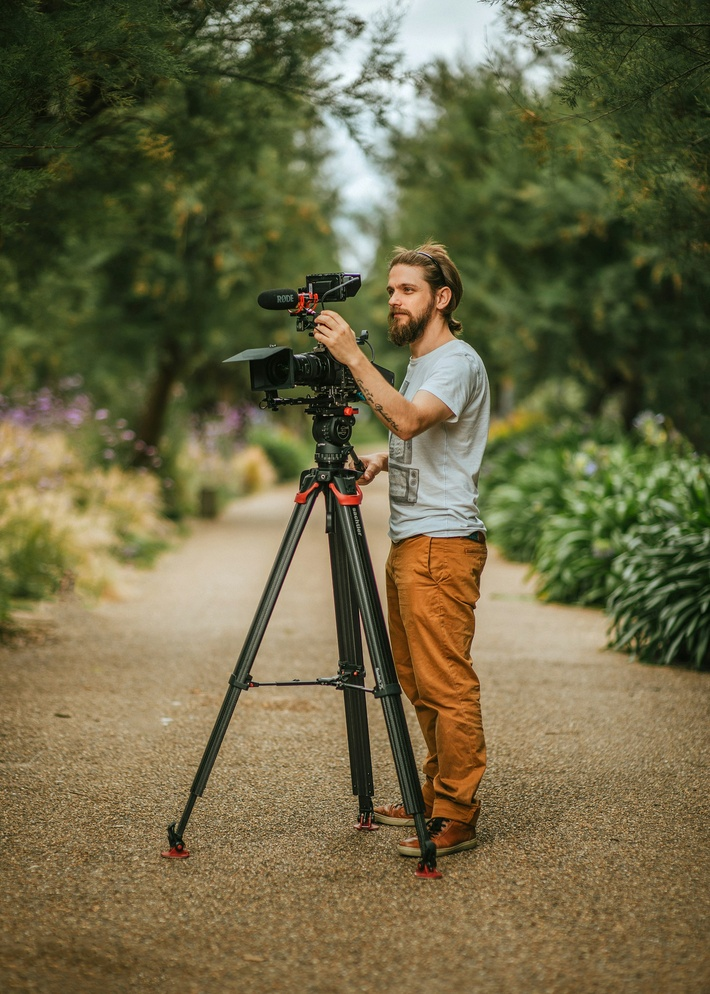
#> input picture zoltan-tasi-HYgAmBKC0hk-unsplash.jpg, 710 x 994 px, shrunk from 1935 x 2707 before the run, found by its file name
$ python Ch4_Ballan_List_4_5_1_1_Canny_homomorphic.py   (older library calls are emulated)
#> lines starting #> are read from the running program, lines starting #| are printed output that depends on the picture; after the words box and inside, x2 and y2 are one past the last pixel; in counts of white or black regions, pixels touching at a corner belong together

# Python 2/3 compatibility
from __future__ import print_function
import numpy as np
import cv2
import matplotlib.pyplot as plt
# Read the image
image_path = '/Users/meltemballan/Documents/Image_Processing/CH4_Ballan/zoltan-tasi-HYgAmBKC0hk-unsplash.jpg'
gray_image = cv2.imread(image_path, cv2.IMREAD_GRAYSCALE)
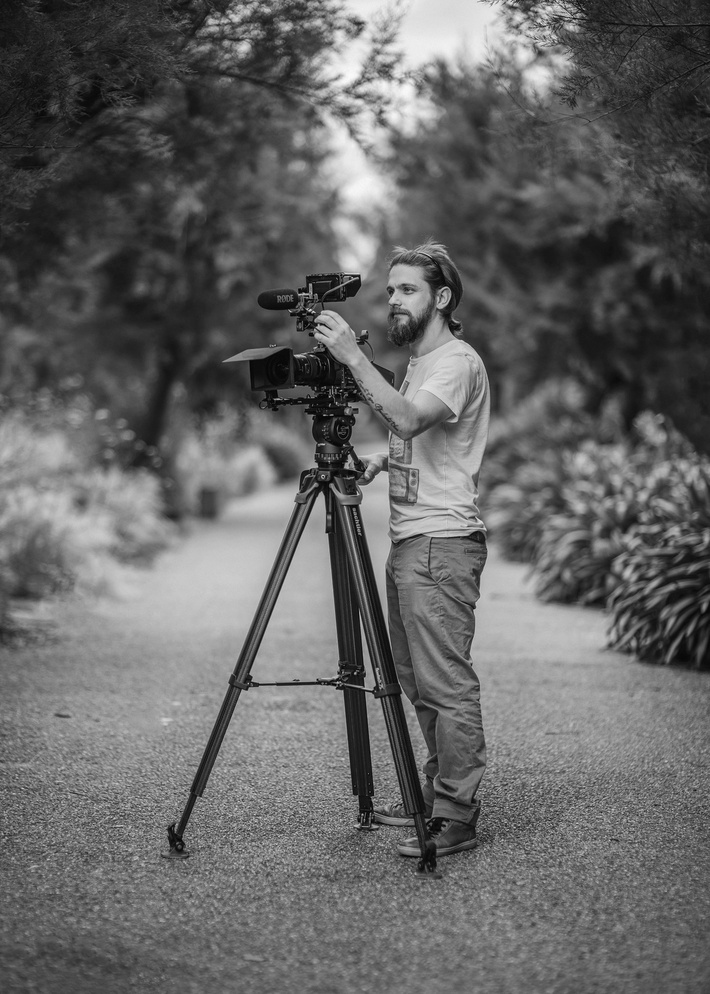
#> gray_image: shape (994, 710); min 0, max 251, mean 101.2

# Convert the image to the logarithmic domain
log_image = np.log1p(np.array(gray_image, dtype="float"))
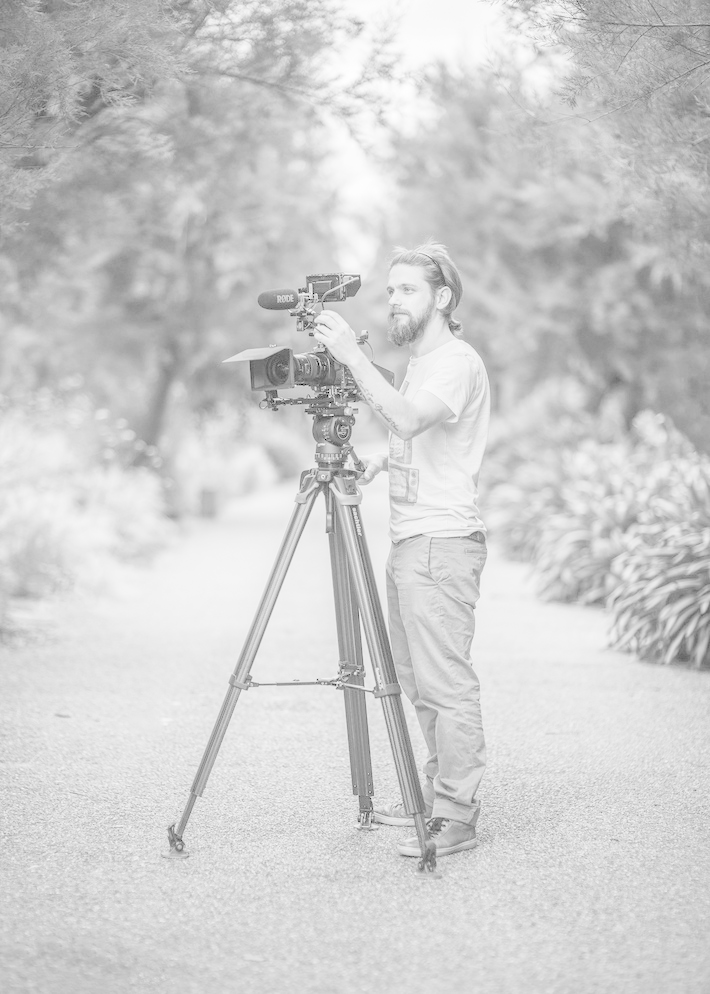
#> log_image: shape (994, 710) float64; min 0, max 5.53, mean 4.49; drawn with min black and max white

# Perform the 2D Fast Fourier Transform to get the frequency transform of the image
f = np.fft.fft2(log_image)
fshift = np.fft.fftshift(f)

# Create a Gaussian high-pass filter
M, N = gray_image.shape
#> M = 994; N = 710
sigma =3 # This value controls the cutoff frequency, adjust as needed
[X, Y] = np.meshgrid(np.arange(0, N), np.arange(0, M))
centerX = np.ceil(N / 2)
#> centerX = 355
centerY = np.ceil(M / 2)
#> centerY = 497
gaussianNumerator = (X - centerX)**2 + (Y - centerY)**2
# Low pass and high pass filters
Hlow = np.exp(-gaussianNumerator / (2 * sigma * sigma))
Hhigh = 1 - Hlow

# Apply the high-pass filter to the frequency transform
fshift_filtered = fshift * Hhigh

# Perform the inverse 2D Fast Fourier Transform to get the filtered image
f_ishift = np.fft.ifftshift(fshift_filtered)
img_back = np.fft.ifft2(f_ishift)
img_back = np.abs(img_back)
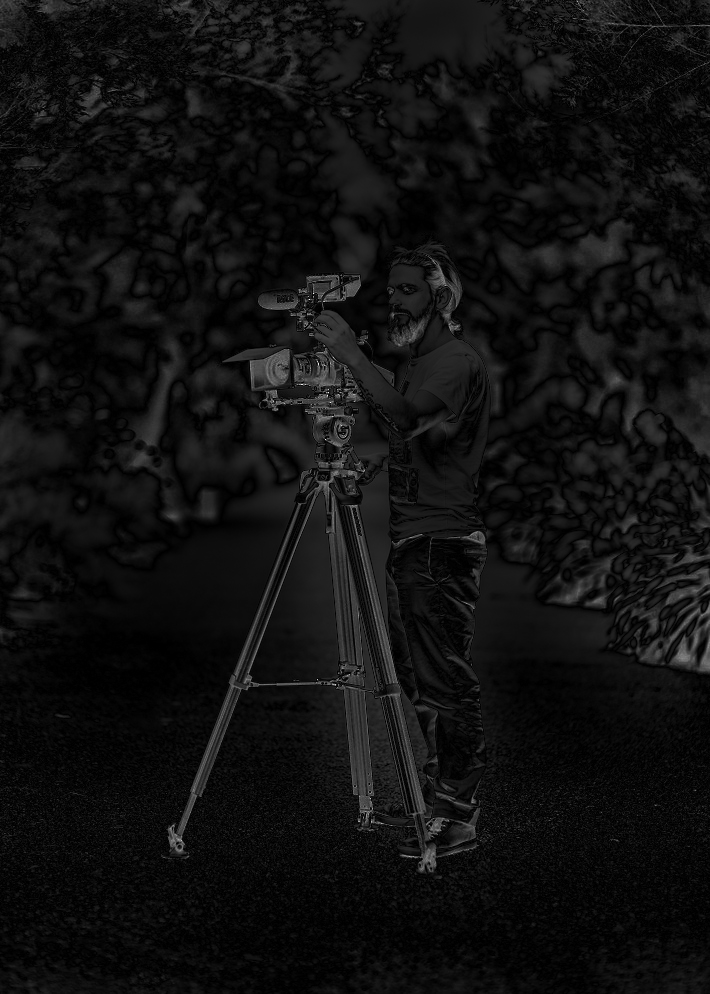
#> img_back: shape (994, 710) float64; min 6.62e-07, max 4.29, mean 0.276; drawn with min black and max white

# Convert the image back to the original domain by applying the exponential function
img_back = np.expm1(img_back)
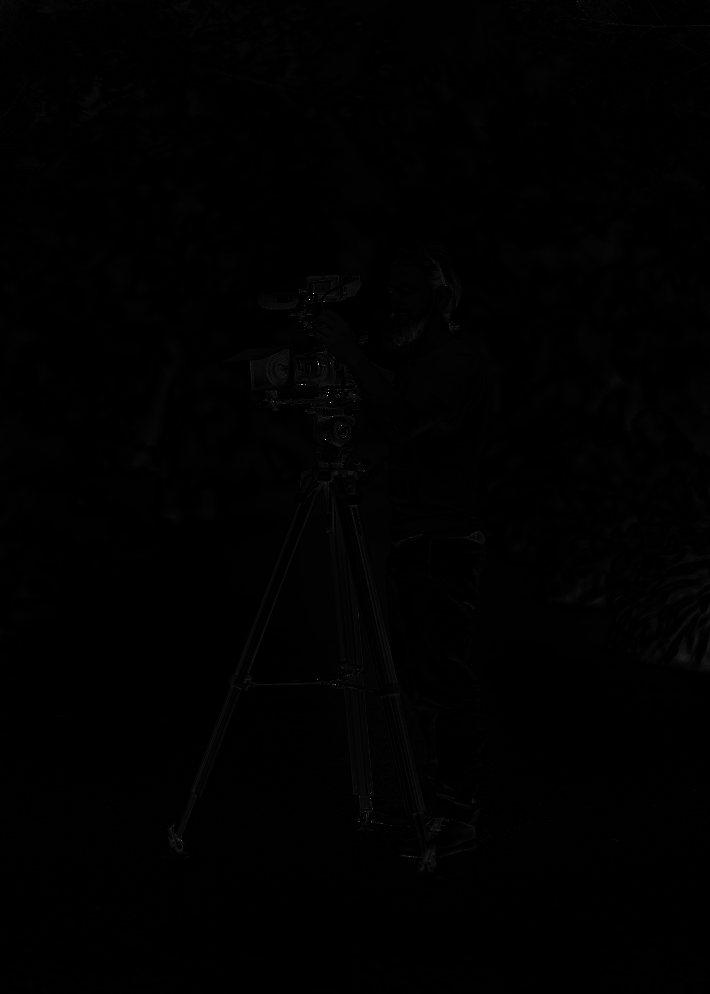
#> img_back: shape (994, 710) float64; min 6.62e-07, max 71.69, mean 0.4; drawn with min black and max white

# Normalize the image to the range [0, 255]
img_back = cv2.normalize(img_back, None, alpha=0, beta=255, norm_type=cv2.NORM_MINMAX, dtype=cv2.CV_8U)

# Perform Canny edge detection
edges = cv2.Canny(img_back, threshold1=5, threshold2=50)
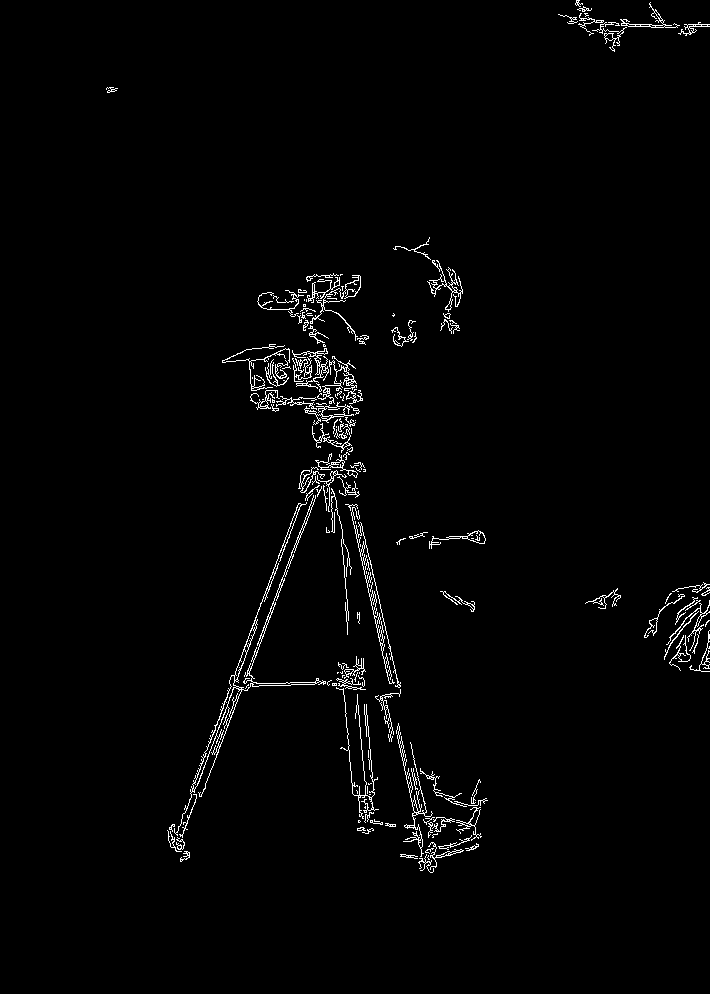
#> edges: shape (994, 710); 1.7% white in thin lines or dots, all inside (x1, y1, x2, y2) = (106, 0, 710, 873)

# Display the original, equalized, and edge detected images
plt.figure(figsize=(10, 10))

plt.subplot(121)
plt.imshow(gray_image, cmap='gray')
plt.title('Original Image')


plt.subplot(122)
plt.imshow(edges, cmap='gray')
plt.title('Edge Detected Image')

plt.tight_layout()  # Improve layout
plt.show()

$ run again, with bundo-kim-S-TcfjrYVKo-unsplash.jpg copied over zoltan-tasi-HYgAmBKC0hk-unsplash.jpg
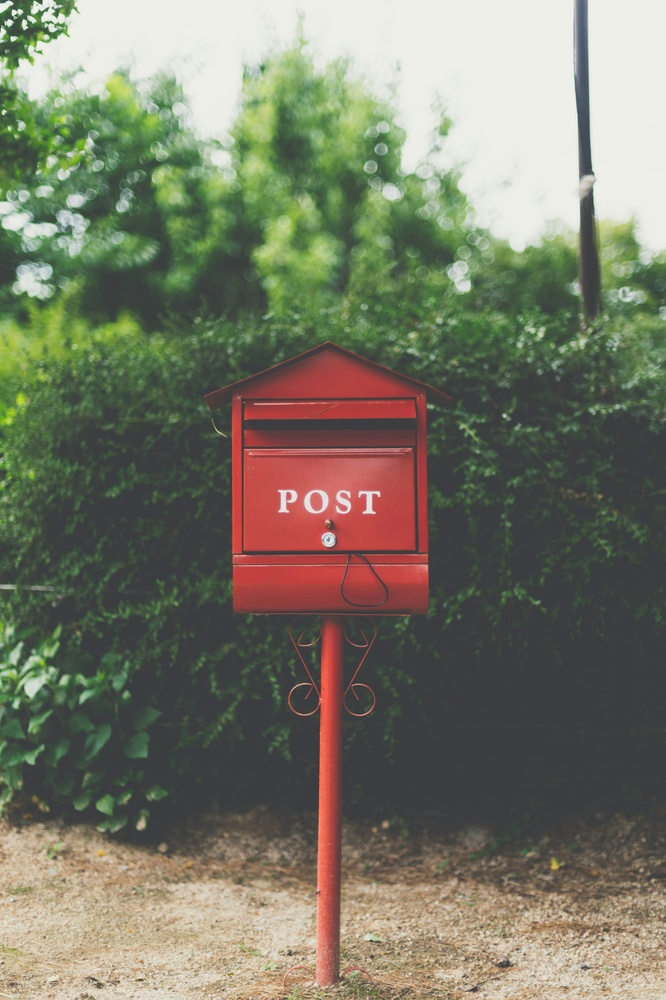
#> input picture bundo-kim-S-TcfjrYVKo-unsplash.jpg, 666 x 1000 px, shrunk from 3219 x 4836 before the run, found by its file name
#> `img_back = np.expm1(img_back)`:
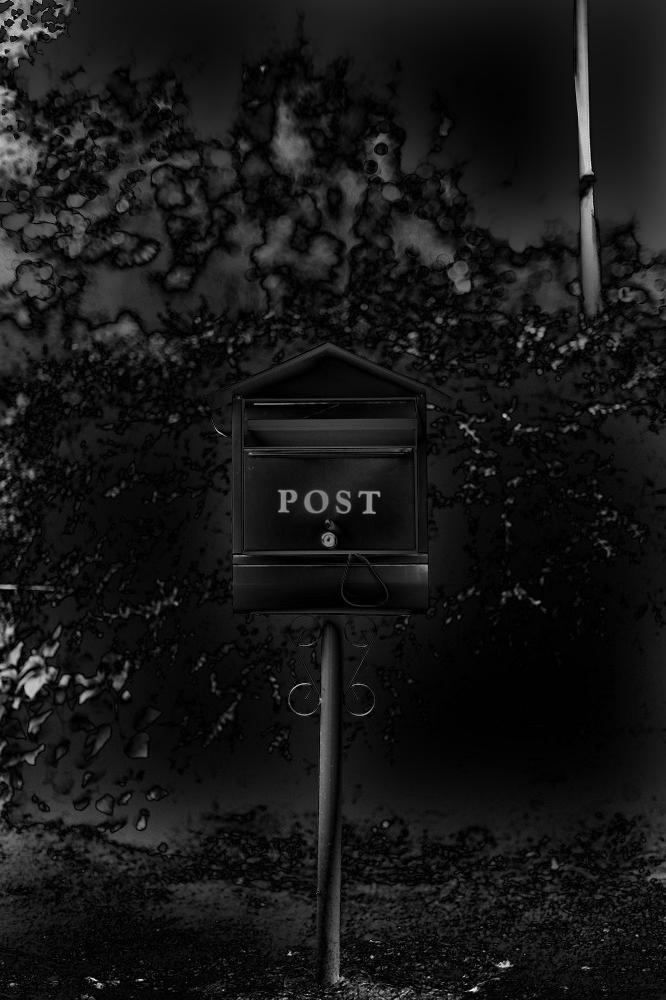
#> img_back: shape (1000, 666) float64; min 5.29e-08, max 2.19, mean 0.199; drawn with min black and max white
#> `edges = cv2.Canny(img_back, threshold1=5, threshold2=50)`:
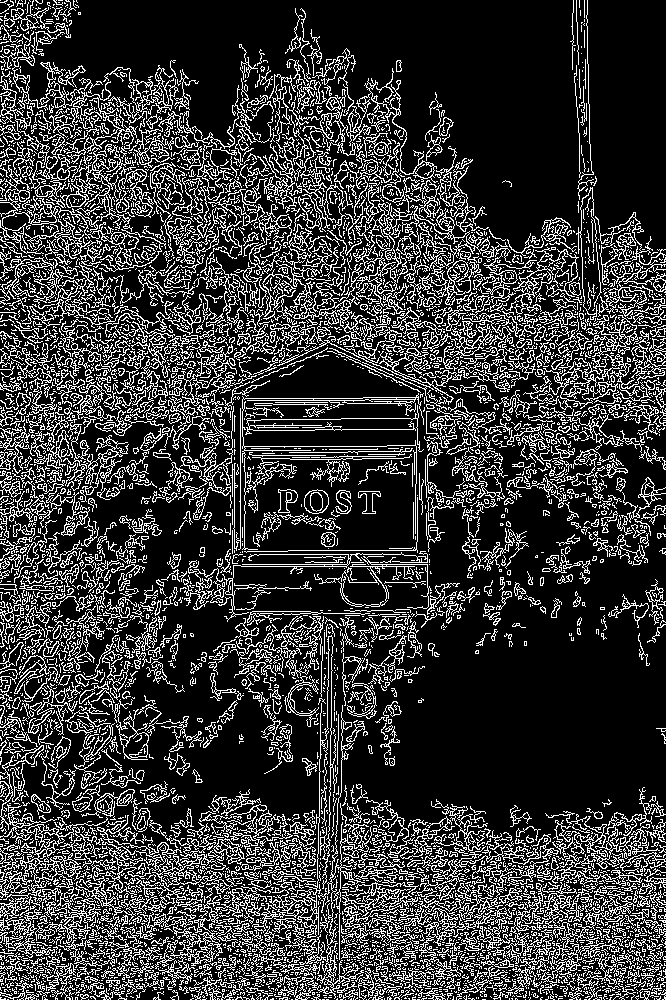
#> edges: shape (1000, 666); 21.9% white in thin lines or dots
